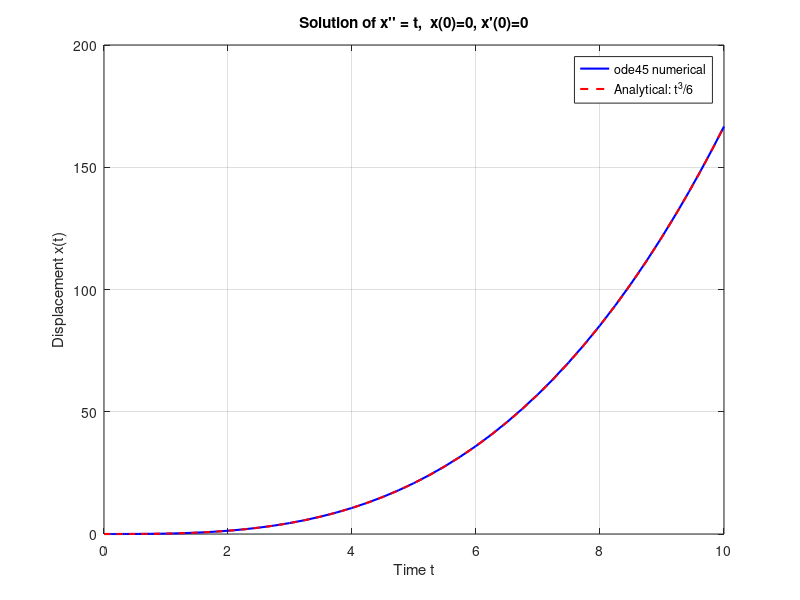

Reproduce this figure in MATLAB.
%% FORCED_ACCELERATION_DEMO
% Solves the second-order ODE:  x'' = t  (acceleration equals time)
% with initial conditions: x(0) = 0, x'(0) = 0.
% The equation is rewritten as a system of first-order ODEs:
%   x1' = x2
%   x2' = t
% where x1 = x, x2 = x'.
% The analytical solution is x(t) = t^3/6.

%% Clean up
clc;
clear variables;      % Safer than 'clear all'
close all;

%% Time span and initial conditions
t_span = [0, 10];     % integration interval
x0 = 0;               % initial displacement
v0 = 0;               % initial velocity
initial_cond = [x0; v0];

%% Solve ODE using ode45
% The ODE function is defined inline for clarity
[T, X] = ode45(@(t, x) [x(2); t], t_span, initial_cond);
% X(:,1) = x(t) , X(:,2) = x'(t)

%% Extract displacement
x = X(:,1);

%% Plot numerical solution
figure('Name', 'Forced Acceleration Response', 'NumberTitle', 'off');
plot(T, x, 'b-', 'LineWidth', 1.5);
grid on;
xlabel('Time t');
ylabel('Displacement x(t)');
title('Solution of x'''' = t,  x(0)=0, x''(0)=0');

%% Optional: overlay analytical solution for verification
t_analytical = linspace(0, 10, 200);
x_analytical = t_analytical.^3 / 6;
hold on;
plot(t_analytical, x_analytical, 'r--', 'LineWidth', 1.5);
legend('ode45 numerical', 'Analytical: t^3/6', 'Location', 'best');
hold off;

%% Display final value for curiosity
fprintf('At t = %.2f, numerical x = %.4f, analytical x = %.4f\n', ...
        T(end), x(end), T(end)^3/6);
